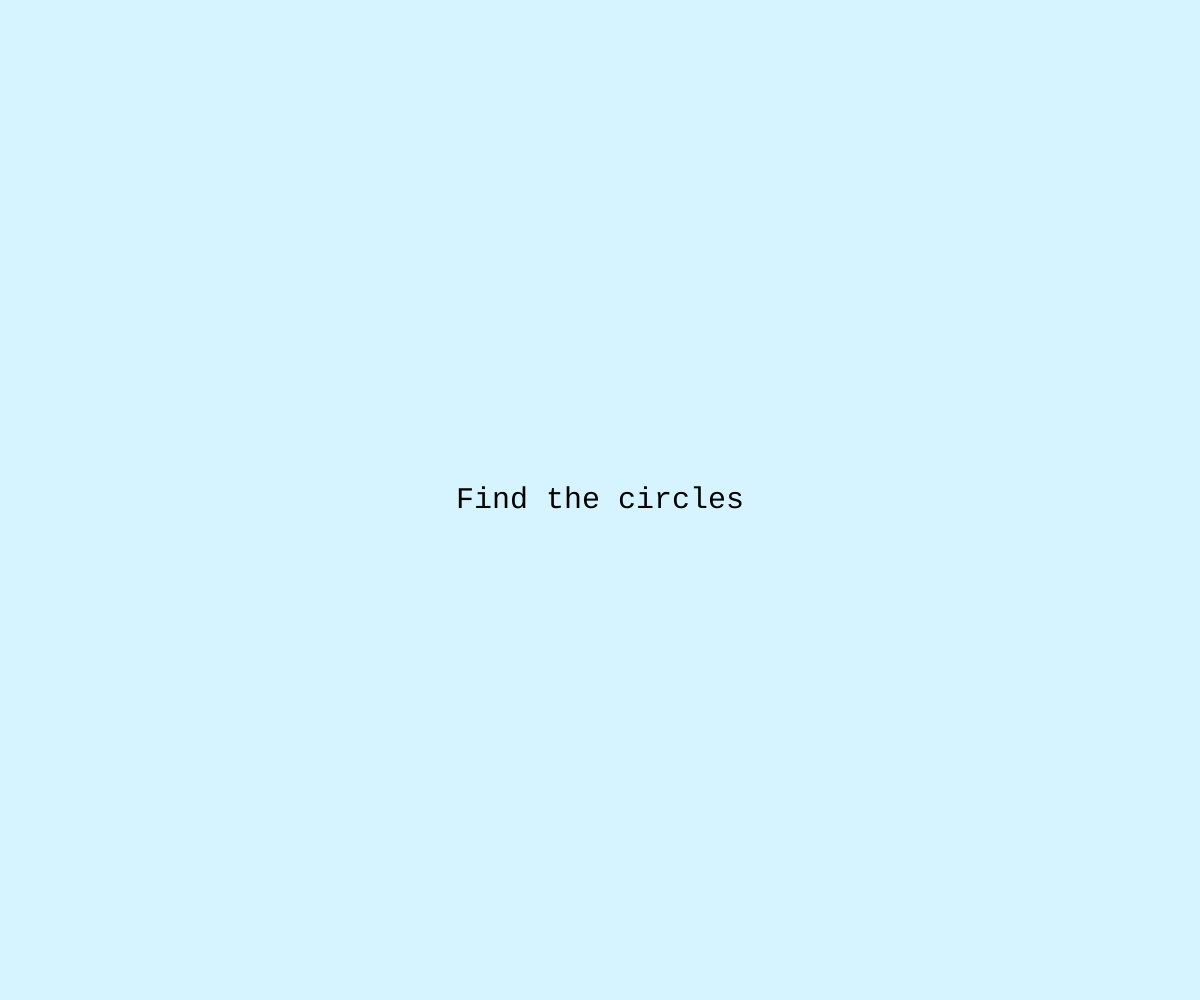
Frame 1 (no input)
Frame 60 (no input): identical to frame 1, image omitted
Frame 120 (the mouse pressed at the canvas centre since frame 60): identical to frame 1, image omitted

The p5.js sketch that drew this single still picture (run headless with seeded random() and noise() and a simulated clock; from frame 60 on, the mouse is pressed at the canvas centre):

// p5.js sketch
// ── sketch.js

function setup() {
  createCanvas(windowWidth, windowHeight);
  angleMode(DEGREES);
  textFont('Courier');

}

//variables
var myCircle1;
var myCircle2;
var myCircle3;
var myCircle4;

//circles
function Circle(_x, _y, _diameter) {
  this.x = _x;
  this.y = _y;
  this.diameter = _diameter;
  this.color = '#d6f4ff';
  this.stroke = noStroke();

  this.display = function() {
    fill(this.color);
    ellipse(this.x, this.y, this.diameter);
  }

  this.over1 = function(_px, _py) {
    var d = dist(_px, _py, this.x, this.y);

    if (d < this.diameter / 2) {
      this.color = '#4286f4';
    } else {
      this.color = '#d6f4ff';
    }
  }

  this.over2 = function(_px, _py) {
    var d = dist(_px, _py, this.x, this.y);
    if (d < this.diameter / 2) {
      this.color = '#f49a50';
    } else {
      this.color = '#d6f4ff';
    }
  }

  this.over3 = function(_px, _py) {
    var d = dist(_px, _py, this.x, this.y);
    if (d < this.diameter / 2) {
      this.color = '#a065f2';
    } else {
      this.color = '#d6f4ff';
    }
  }

  this.over4 = function(_px, _py) {
    var d = dist(_px, _py, this.x, this.y);
    if (d < this.diameter / 2) {
      this.color = '#8ec639';
    } else {
      this.color = '#d6f4ff';
    }
  }

}

function draw() {

  background('#d6f4ff');

  fill(0);
  noStroke();
  textAlign(CENTER, CENTER);
  textSize(30);
  text('Find the circles', width / 2, height / 2);

  var diameter = 250;

  var myCircle1 = new Circle(windowWidth / 4, windowHeight / 4, diameter);
  var myCircle2 = new Circle(windowWidth / 4, (windowHeight / 4) * 3, diameter);
  var myCircle3 = new Circle((windowWidth / 4) * 3, (windowHeight / 4) * 3, diameter);
  var myCircle4 = new Circle((windowWidth / 4) * 3, windowHeight / 4, diameter);


  myCircle1.over1(mouseX, mouseY);
  myCircle2.over2(mouseX, mouseY);
  myCircle3.over3(mouseX, mouseY);
  myCircle4.over4(mouseX, mouseY);

  myCircle1.display();
  myCircle2.display();
  myCircle3.display();
  myCircle4.display();

}

function windowResized() {
  resizeCanvas(windowWidth, windowHeight);
}
